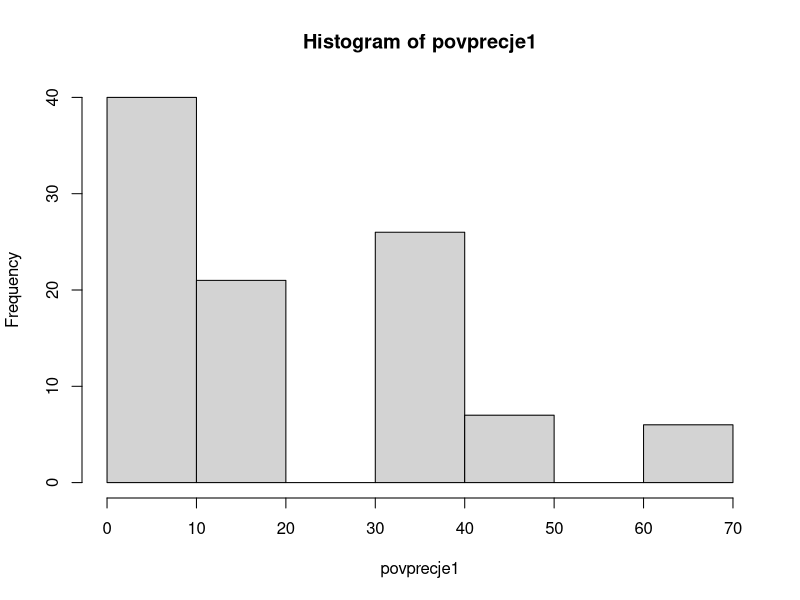
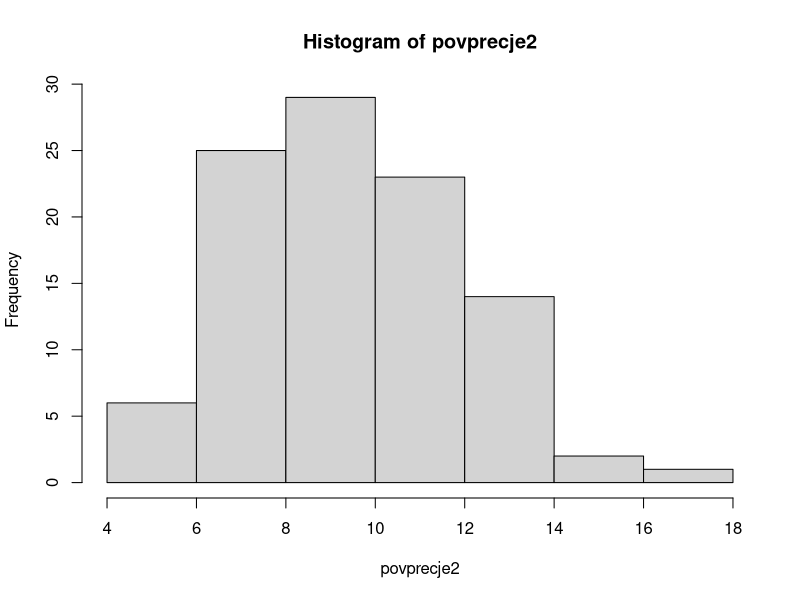
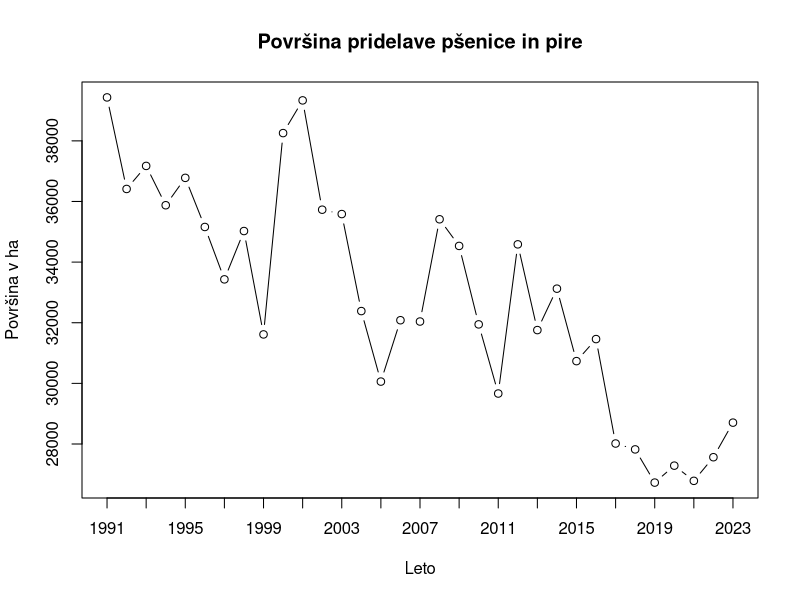
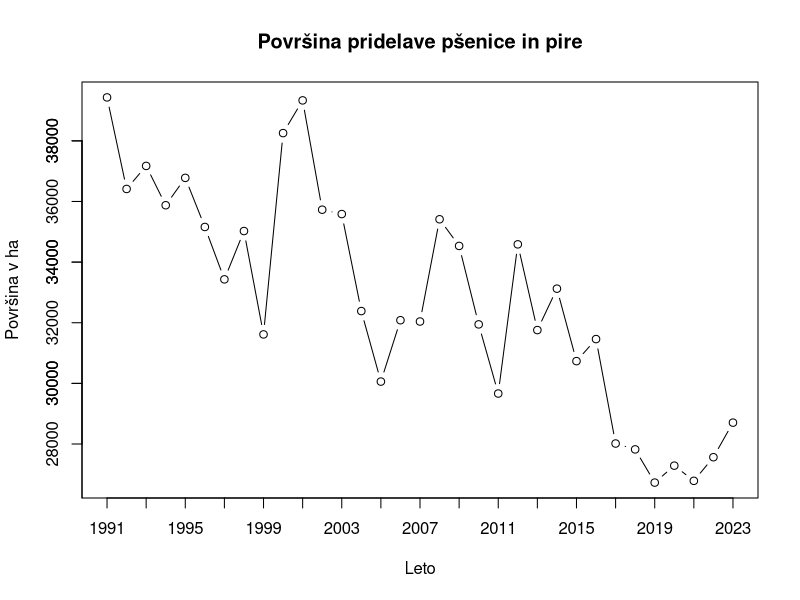

The R source for these figures, in order: (Note: this script raises an error after producing the figures.)
# Naloga 1

tempconvert <- function(x) {
  newtemp <- ((x-32)*(5/9))+273.15
  return(newtemp)
}


tempconvert(-40)

# Naloga 2
  # a)
populacija1<-c(8,9,5,19,150,7,9,1,13,15)


mean(populacija1)
median(populacija1)

quantile(populacija1)
quantile(populacija1,0.5)

  # b)
n1<-5
m1<-100

y1<-matrix(nrow=m1,ncol=n1)
povprecje1<-c(1:m1)

for (i in 1:m1) {
  y1[i,]<-sample(populacija1,n1,replace=T)
  povprecje1[i]<-mean(y1[i,])
}

hist(povprecje1) # lahko tudi z ggplot

mean(povprecje1)

  # c)
populacija2<-c(8,9,5,19,7,9,1,13,15)
n2<-5
m2<-100

y2<-matrix(nrow=m2,ncol=n2)
povprecje2<-c(1:m2)

for (i in 1:m2) {
  y2[i,]<-sample(populacija2,n2,replace=T)
  povprecje2[i]<-mean(y2[i,])
}

hist(povprecje2) # lahko tudi z ggplot

mean(povprecje2)

# Naloga 3
  # a)
poljscine<-read.delim("practice/poljscine.txt")
  #b)
plot(poljscine$Pšenica.in.pira,type="b",xaxt="n",xlab="Leto",ylab="Površina v ha", main="Površina pridelave pšenice in pire")
axis(1, at=seq(1, 33, 2),labels=seq(1991,2023,2))

min(poljscine$Pšenica.in.pira)
max(poljscine$Pšenica.in.pira)

plot(poljscine$Pšenica.in.pira,type="b",xaxt="n",xlab="Leto",ylab="Površina v ha", main="Površina pridelave pšenice in pire")
axis(1, at=seq(1, 33, 2),labels=seq(1991,2023,2))
axis(2, at=seq(26000, 40000, 4000),labels=seq(26000, 40000, 4000))

  # c)
povprecje<-matrix(0,2,7)
for (i in 1:7) {
  povprecje[2,i]=mean(poljscine[,i])
}

povprecje[1,]<-names(poljscine)

povprecje

  # d)

A <- poljscine$Koruza.za.zrnje[1:10]
B <- poljscine$Koruza.za.zrnje[-(1:10)]

Amean <- mean(A)
Bmean <- mean(B)

  # e)
plot(x=poljscine$Hmelj,y=poljscine$Krompir,xlab="Hmelj (v ha površine)",ylab="Krompir (v ha površine)", main="Površina pridelave hmelja in krompirja")
